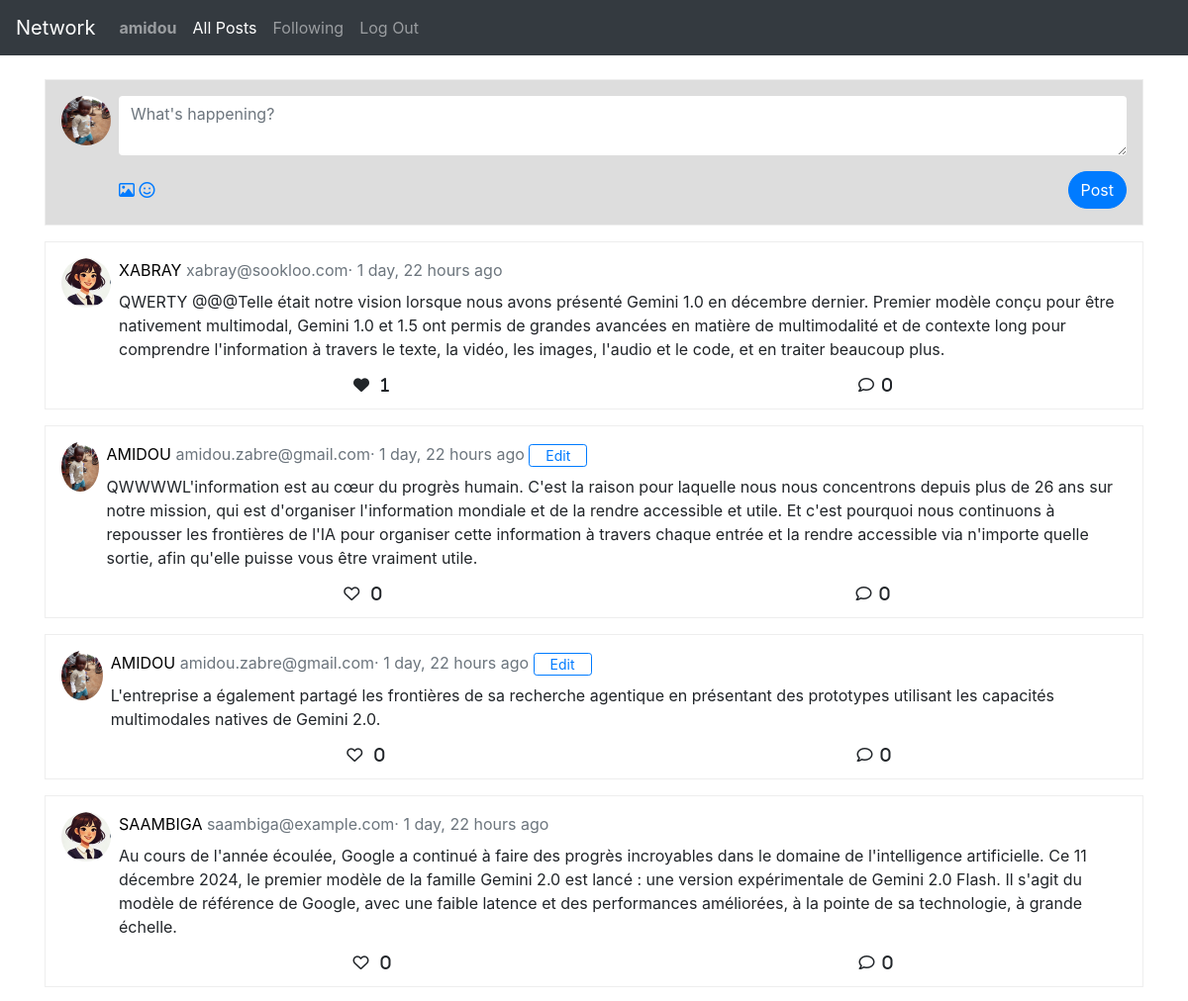
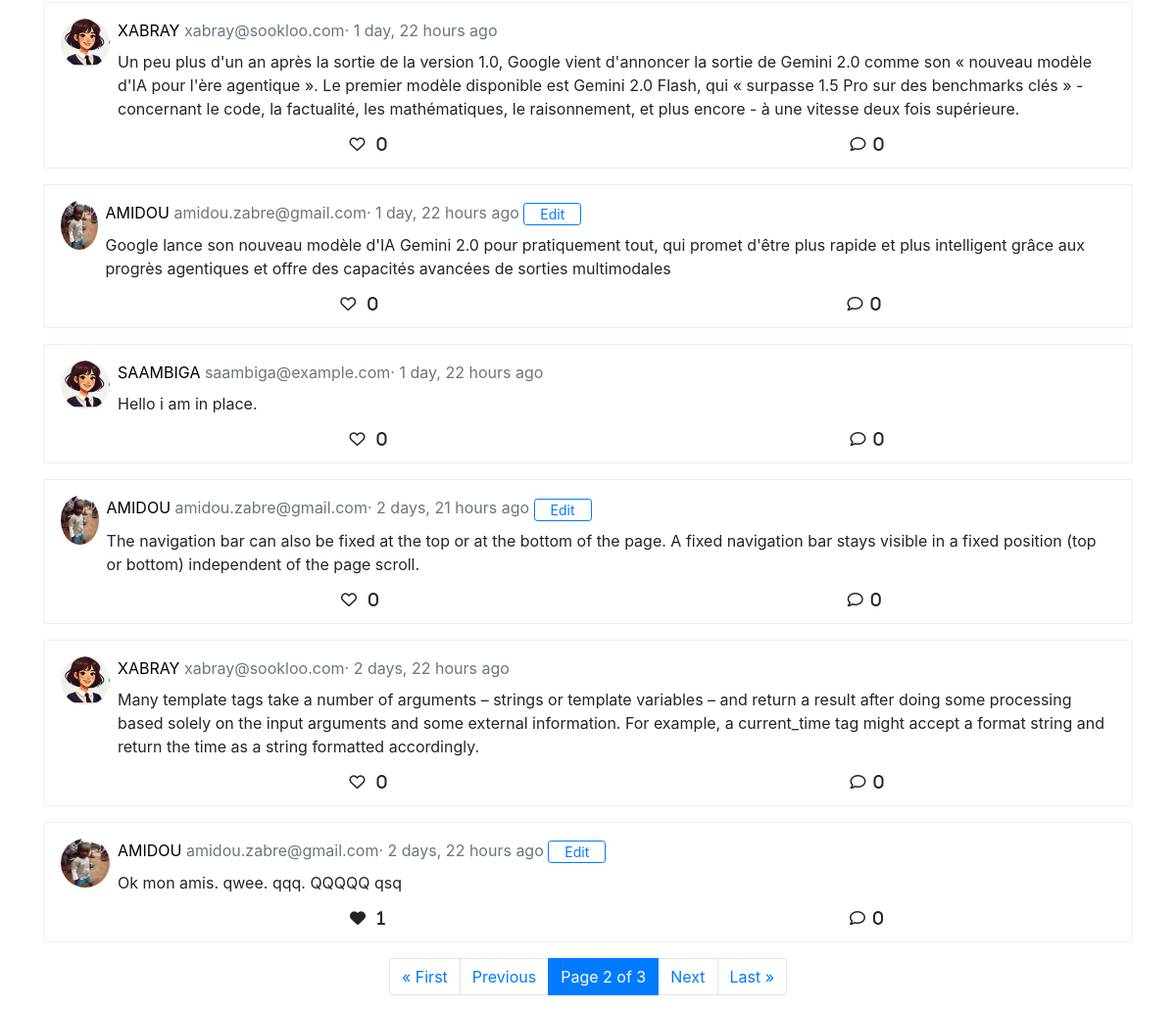
Page /?page=2 (signed in) on the committed database (2 pictures, top to bottom).
### network/models.py (models this page shows, shortened)
class User(AbstractUser):
    bio = models.TextField(blank=True)
    user_img = models.ImageField(upload_to='user_images/', default="user_images/blank_user_img.png")

class Post(models.Model):
    user = models.ForeignKey(User, on_delete=models.CASCADE)
    content = models.TextField()
    created_at = models.DateTimeField(auto_now_add=True)

### network/views.py (the view)
# urls.py: path("", views.index, name="index"),
def index(request):
    posts_list = Post.objects.all().order_by('-created_at')
    if request.user.is_authenticated:
        for post in posts_list:
            post.user_liked = post.likes.filter(user=request.user).exists()
    paginator = Paginator(posts_list, 10)
    page_number = request.GET.get('page')
    posts = paginator.get_page(page_number)
    return render(request, "network/index.html", context={
        'posts':posts
    })

### network/templates/network/index.html (shortened to what this page needs)
{% extends "network/layout.html" %}
{% block body %}
        {% if user.is_authenticated %}
        <div class="post-box compose" data-user-authenticated="{{ user.username }}">
            <div class="d-flex">
                <img src="{{  user.user_img.url }}" class="profile-img me-2 mr-2" alt="Profile">
                <div class="flex-grow-1">
                    <form action="{% url 'post_add' %}" method="post">
                        <textarea name="content" class="form-control border-0" placeholder="What's happening?" required></textarea>
                        <div class="d-flex justify-content-between align-items-center mt-3">
                            <div>
                                <i class="far fa-image text-primary"></i>
                                <i class="far fa-smile text-primary ms-3"></i>
                            </div>
                            <input type="submit" class="btn btn-primary rounded-pill" value="Post"/>
                        </div>
                    </form>
                </div>
            </div>
        </div>
        {% endif %}
        {% include "network/posts.html" %}
{% endblock %}

### network/templates/network/layout.html (shortened to what this page needs)
{% load static %}
<!DOCTYPE html>
<html lang="en">
    <head>
        <link rel="stylesheet" href="https://stackpath.bootstrapcdn.com/bootstrap/4.4.1/css/bootstrap.min.css">
        <link rel="stylesheet" href="https://cdnjs.cloudflare.com/ajax/libs/font-awesome/6.0.0/css/all.min.css">
        <link href="{% static 'network/styles.css' %}" rel="stylesheet">
    </head>
    <body>
        <nav class="navbar navbar-expand-lg bg-dark navbar-dark fixed-top ">
            <a class="navbar-brand" href="#">Network</a>
            <div>
              <ul class="navbar-nav mr-auto">
                {% if user.is_authenticated %}
                    <li class="nav-item">
                        <a
                            id="user-authenticated" data-user-authenticated="{{ user.username }}"
                            class="nav-link {% if request.resolver_match.url_name == 'profile' %}active{% endif %}"
                            href="{% url 'profile' user.username %}"
                        >
                            <strong>{{ user.username }}</strong>
                        </a>
                    </li>
                {% endif %}
                <li class="nav-item">
                  <a class="nav-link {% if request.resolver_match.url_name == 'index' %}active{% endif %}" href="{% url 'index' %}">All Posts</a>
                </li>
                {% if user.is_authenticated %}
                    <li class="nav-item">
                        <a class="nav-link {% if request.resolver_match.url_name == 'following' %}active{% endif %}" href="{% url 'following' %}">Following</a>
                    </li>
                    <li class="nav-item">
                        <a class="nav-link {% if request.resolver_match.url_name == 'logout' %}active{% endif %}" href="{% url 'logout' %}">Log Out</a>
                    </li>
                {% endif %}
              </ul>
            </div>
          </nav>
        <div class="body">
            <div class="container">
                <div class="row">
                    <div class="col-12">
                        {% block body %}
                        {% endblock %}
                    </div>
                </div>
            </div>
        </div>
    </body>
</html>

### network/templates/network/posts.html (shortened to what this page needs)
{% load static %}
{% block posts%}
    <div class="posts">
        {% for post in posts%}
        <div
            class="post-box"
            {% if user.is_authenticated and user.username == post.user.username %}
                data-post-editable="{{ user.username }}"
            {% endif %}
            data-post-id="{{ post.id }}"
        >
            <div class="d-flex">
                <img src="{{ post.user.user_img.url }}" class="profile-img me-2 mr-2" alt="Profile">
                <div class="d-flex flex-column flex-grow-1">
                    <div class="mb-0 pb-2">
                        <a href="{% url 'profile' post.user.username %}">{{post.user.username|upper}} </a>
                        <span class="text-muted">
                            {{post.user.email}}·
                            {{post.created_at|timesince }} ago
                        </span>
                        {% if user.is_authenticated and user.username == post.user.username %}
                            <button id="edit-btn-{{post.id}}" class="edit-btn btn btn-sm btn-outline-primary">Edit</button>
                        {% endif %}
                    </div>
                    <p
                        id="post-content-{{ post.id }}"
                        data-post-id="{{ post.id }}"
                        {% if user.is_authenticated and user.username == post.user.username %}
                            data-post-editable="{{ user.username }}"
                        {% endif %}
                        >
                        {{post.content}}
                    </p>
                    <div class="d-flex justify-content-around w-100">
                        <i
                            data-post-id="{{ post.id }}"
                            {% if post.user_liked %}
                                data-post-liked=True
                                class="like fas fa-heart"
                            {% else %}
                                class="like far fa-heart"
                                data-post-liked=False
                            {% endif %}
                        >
                            <span class="pl-2 likes-count">{{ post.likes.count }}</span>
                    </i>
                        <i class="comment far fa-comment"><span class="pl-2">0</span></i>
                    </div>
                </div>
            </div>
        </div>
        {% endfor %}
        <nav aria-label="Page navigation example" class="d-flex justify-content-center">
            <ul class="pagination">
                {% if posts.has_previous %}
                    <li class="page-item"><a class="page-link" href="?page=1">&laquo; First</a></li>
                    <li class="page-item"><a class="page-link" href="?page={{ posts.previous_page_number }}">Previous</a></li>
                {% else %}
                    <li class="page-item disabled"><span class="page-link">&laquo; First</span></li>
                    <li class="page-item disabled"><span class="page-link">Previous</span></li>
                {% endif %}
                <li class="page-item active"><span class="page-link">Page {{ posts.number }} of {{ posts.paginator.num_pages }}</span></li>
                {% if posts.has_next %}
                    <li class="page-item"><a class="page-link" href="?page={{ posts.next_page_number }}">Next</a></li>
                    <li class="page-item"><a class="page-link" href="?page={{ posts.paginator.num_pages }}">Last &raquo;</a></li>
                {% else %}
                    <li class="page-item disabled"><span class="page-link">Next</span></li>
                    <li class="page-item disabled"><span class="page-link">Last &raquo;</span></li>
                {% endif %}
            </ul>
        </nav>
    </div>
{% endblock %}

### network/static/network/styles.css (style rules this page uses)
.body { padding-top: 80px; }
.post-box { border: 1px solid #eee; padding: 1rem; margin-bottom: 1rem; }
.post-box.compose { background-color: rgb(221, 221, 221); }
.post-box a { text-decoration: none; color: black; }
.post-box i { cursor: pointer; }
.post-box i { transition: transform 0.2s ease-in-out; }
.profile-img { width: 50px; height: 50px; border-radius: 50%; }
.edit-btn { padding: 0 1rem; }

### rows in the picture
User: username "amidou", user_img (picture)
Post: user.user_img (placeholder picture), user.username "XABRAY", user.email "xabray@sookloo.com", created_at "1 day, 22 hours", content "QWERTY @@@Telle était notre vision lorsque nous avons présenté Gemini 1.0 en décembre dernier. Premier modèle conçu pour être nativement multimodal, Gemini 1.0 et 1.5 ont permis de grandes avancées en matière de multimodalité et de contexte long pour comprendre l'information à travers le texte, la vidéo, les images, l'audio et le code, et en traiter beaucoup plus.", likes.count "1"
Post: user.user_img (picture), user.username "AMIDOU", user.email "amidou.zabre@gmail.com", created_at "1 day, 22 hours", content "QWWWWL'information est au cœur du progrès humain. C'est la raison pour laquelle nous nous concentrons depuis plus de 26 ans sur notre mission, qui est d'organiser l'information mondiale et de la rendre accessible et utile. Et c'est pourquoi nous continuons à repousser les frontières de l'IA pour organiser cette information à travers chaque entrée et la rendre accessible via n'importe quelle sortie, afin qu'elle puisse vous être vraiment utile.", likes.count "0"
Post: user.user_img (picture), user.username "AMIDOU", user.email "amidou.zabre@gmail.com", created_at "1 day, 22 hours", content "L'entreprise a également partagé les frontières de sa recherche agentique en présentant des prototypes utilisant les capacités multimodales natives de Gemini 2.0.", likes.count "0"
Post: user.user_img (placeholder picture), user.username "SAAMBIGA", user.email "saambiga@example.com", created_at "1 day, 22 hours", content "Au cours de l'année écoulée, Google a continué à faire des progrès incroyables dans le domaine de l'intelligence artificielle. Ce 11 décembre 2024, le premier modèle de la famille Gemini 2.0 est lancé : une version expérimentale de Gemini 2.0 Flash. Il s'agit du modèle de référence de Google, avec une faible latence et des performances améliorées, à la pointe de sa technologie, à grande échelle.", likes.count "0"
Post: user.user_img (placeholder picture), user.username "XABRAY", user.email "xabray@sookloo.com", created_at "1 day, 22 hours", content "Un peu plus d'un an après la sortie de la version 1.0, Google vient d'annoncer la sortie de Gemini 2.0 comme son « nouveau modèle d'IA pour l'ère agentique ». Le premier modèle disponible est Gemini 2.0 Flash, qui « surpasse 1.5 Pro sur des benchmarks clés » - concernant le code, la factualité, les mathématiques, le raisonnement, et plus encore - à une vitesse deux fois supérieure.", likes.count "0"
Post: user.user_img (picture), user.username "AMIDOU", user.email "amidou.zabre@gmail.com", created_at "1 day, 22 hours", content "Google lance son nouveau modèle d'IA Gemini 2.0 pour pratiquement tout, qui promet d'être plus rapide et plus intelligent grâce aux progrès agentiques et offre des capacités avancées de sorties multimodales", likes.count "0"
Post: user.user_img (placeholder picture), user.username "SAAMBIGA", user.email "saambiga@example.com", created_at "1 day, 22 hours", content "Hello i am in place.", likes.count "0"
Post: user.user_img (picture), user.username "AMIDOU", user.email "amidou.zabre@gmail.com", created_at "2 days, 21 hours", content "The navigation bar can also be fixed at the top or at the bottom of the page. A fixed navigation bar stays visible in a fixed position (top or bottom) independent of the page scroll.", likes.count "0"
Post: user.user_img (placeholder picture), user.username "XABRAY", user.email "xabray@sookloo.com", created_at "2 days, 22 hours", content "Many template tags take a number of arguments – strings or template variables – and return a result after doing some processing based solely on the input arguments and some external information. For example, a current_time tag might accept a format string and return the time as a string formatted accordingly.", likes.count "0"
Post: user.user_img (picture), user.username "AMIDOU", user.email "amidou.zabre@gmail.com", created_at "2 days, 22 hours", content "Ok mon amis. qwee. qqq. QQQQQ qsq", likes.count "1"

### other values in the picture
{{ posts.number }} "2"
{{ posts.paginator.num_pages }} "3"
